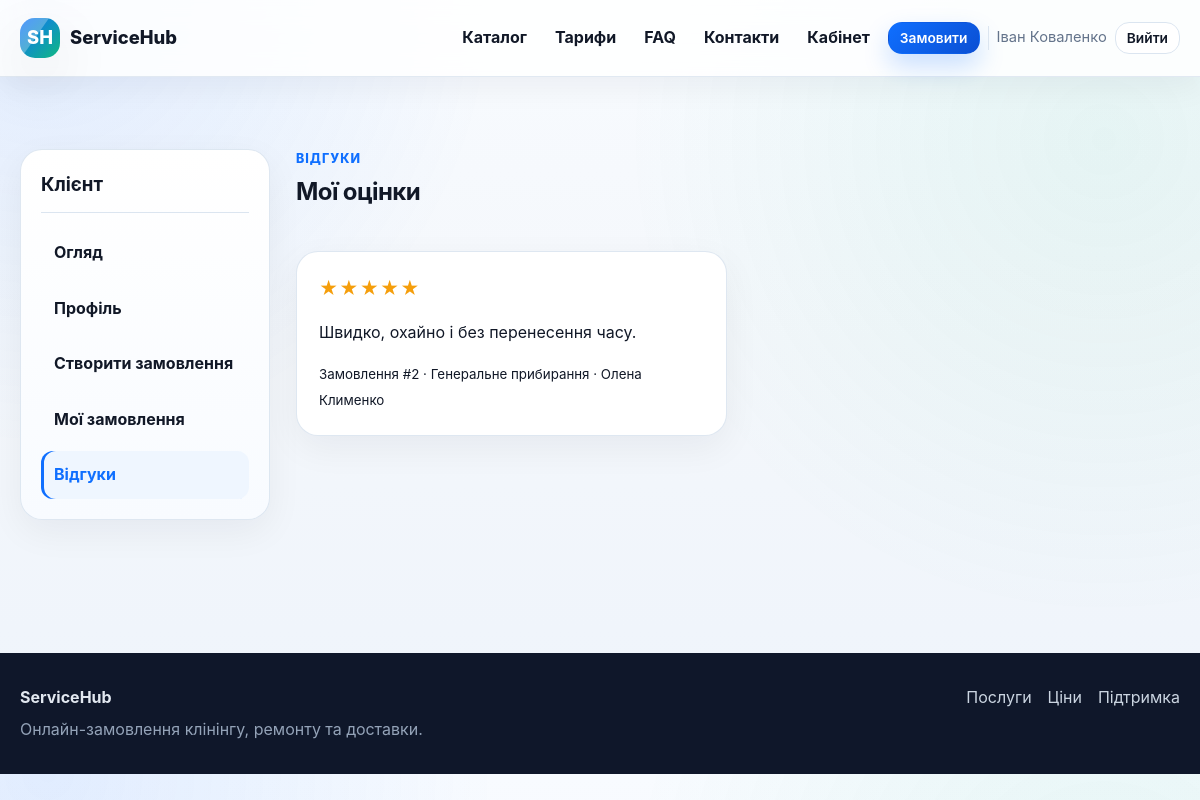
The page /client/reviews (signed in) on the database its author committed.
### tables this page shows
CREATE TABLE users (
    id INTEGER PRIMARY KEY AUTOINCREMENT,
    role TEXT NOT NULL CHECK (role IN ('client', 'worker', 'admin')),
    full_name TEXT NOT NULL,
    email TEXT NOT NULL UNIQUE,
    password_hash TEXT NOT NULL,
    phone TEXT,
    city TEXT,
    address TEXT,
    specialization TEXT,
    service_area TEXT,
    schedule TEXT,
    price_text TEXT,
    is_blocked INTEGER NOT NULL DEFAULT 0,
    created_at TEXT NOT NULL DEFAULT CURRENT_TIMESTAMP
);

CREATE TABLE reviews (
    id INTEGER PRIMARY KEY AUTOINCREMENT,
    order_id INTEGER NOT NULL UNIQUE,
    client_id INTEGER NOT NULL,
    worker_id INTEGER,
    rating INTEGER NOT NULL CHECK (rating BETWEEN 1 AND 5),
    text TEXT NOT NULL,
    is_visible INTEGER NOT NULL DEFAULT 1,
    created_at TEXT NOT NULL DEFAULT CURRENT_TIMESTAMP,
    FOREIGN KEY (order_id) REFERENCES orders(id) ON DELETE CASCADE,
    FOREIGN KEY (client_id) REFERENCES users(id) ON DELETE CASCADE,
    FOREIGN KEY (worker_id) REFERENCES users(id) ON DELETE SET NULL
);

CREATE TABLE orders (
    id INTEGER PRIMARY KEY AUTOINCREMENT,
    client_id INTEGER NOT NULL,
    worker_id INTEGER,
    category_id INTEGER NOT NULL,
    service_id INTEGER NOT NULL,
    city TEXT NOT NULL,
    street TEXT NOT NULL,
    building TEXT NOT NULL,
    apartment TEXT,
    preferred_at TEXT NOT NULL,
    description TEXT,
    cleaning_area REAL,
    rooms INTEGER,
    extra_options TEXT,
    repair_type TEXT,
    repair_hours REAL,
    urgency TEXT NOT NULL DEFAULT 'normal',
    photo_filename TEXT,
    delivery_from TEXT,
    delivery_to TEXT,
    delivery_distance_km REAL,
    weight REAL,
    dimensions TEXT,
    estimated_price REAL NOT NULL DEFAULT 0,
    final_price REAL,
    status TEXT NOT NULL DEFAULT 'Нове',
    is_paid INTEGER NOT NULL DEFAULT 0,
    paid_at TEXT,
    created_at TEXT NOT NULL DEFAULT CURRENT_TIMESTAMP,
    updated_at TEXT NOT NULL DEFAULT CURRENT_TIMESTAMP,
    FOREIGN KEY (client_id) REFERENCES users(id) ON DELETE CASCADE,
    FOREIGN KEY (worker_id) REFERENCES users(id) ON DELETE SET NULL,
    FOREIGN KEY (category_id) REFERENCES categories(id) ON DELETE RESTRICT,
    FOREIGN KEY (service_id) REFERENCES services(id) ON DELETE RESTRICT
);

CREATE TABLE services (
    id INTEGER PRIMARY KEY AUTOINCREMENT,
    category_id INTEGER NOT NULL,
    name TEXT NOT NULL,
    slug TEXT NOT NULL,
    description TEXT,
    unit_label TEXT,
    is_active INTEGER NOT NULL DEFAULT 1,
    created_at TEXT NOT NULL DEFAULT CURRENT_TIMESTAMP,
    FOREIGN KEY (category_id) REFERENCES categories(id) ON DELETE RESTRICT,
    UNIQUE (category_id, slug)
);

### app.py (the view)
@app.route("/client/reviews")
@role_required("client")
def client_reviews():
    reviews = db_all(
        """
        SELECT r.*, o.id AS order_number, s.name AS service_name, w.full_name AS worker_name
        FROM reviews r
        JOIN orders o ON o.id = r.order_id
        JOIN services s ON s.id = o.service_id
        LEFT JOIN users w ON w.id = r.worker_id
        WHERE r.client_id = ?
        ORDER BY r.created_at DESC
        """,
        (g.user["id"],),
    )
    return render_template("client/reviews.html", reviews=reviews)

### app.py (called while the page is built)
def get_db() -> sqlite3.Connection:
    if "db" not in g:
        db = sqlite3.connect(app.config["DATABASE"])
        db.row_factory = sqlite3.Row
        db.execute("PRAGMA foreign_keys = ON")
        g.db = db
    return g.db

def db_one(query: str, params: tuple = ()) -> sqlite3.Row | None:
    return get_db().execute(query, params).fetchone()

def db_all(query: str, params: tuple = ()) -> list[sqlite3.Row]:
    return get_db().execute(query, params).fetchall()

def current_user() -> sqlite3.Row | None:
    user_id = session.get("user_id")
    if not user_id:
        return None
    return db_one("SELECT * FROM users WHERE id = ?", (user_id,))

@app.before_request
def load_logged_in_user():
    g.user = current_user()
    if g.user and g.user["is_blocked"] and request.endpoint not in {"logout", "static"}:
        session.clear()
        g.user = None
        flash("Ваш обліковий запис заблоковано адміністратором.", "danger")
        return redirect(url_for("login"))
    return None

@app.context_processor
def inject_globals() -> dict:
    return {
        "current_user": getattr(g, "user", None),
        "roles": ROLES,
        "specializations": SPECIALIZATIONS,
        "order_statuses": ORDER_STATUSES,
        "worker_status_options": WORKER_STATUS_OPTIONS,
        "format_datetime": format_datetime,
        "money": money,
        "role_label": role_label,
        "spec_label": spec_label,
        "active_label": active_label,
        "status_class": status_class,
        "payment_status_label": payment_status_label,
        "payment_status_class": payment_status_class,
    }

def role_required(*roles_required: str):
    def decorator(view):
        @wraps(view)
        def wrapped_view(*args, **kwargs):
            if g.user is None:
                flash("Спочатку увійдіть у систему.", "warning")
                return redirect(url_for("login", next=request.path))
            if g.user["role"] not in roles_required:
                abort(403)
            return view(*args, **kwargs)
        return wrapped_view
    return decorator

### templates/client/reviews.html (shortened to what this page needs)
{% extends 'base.html' %}
{% block content %}
<section class="section">
    <div class="container dashboard-layout">
        <aside class="side-card">
            <h3>Клієнт</h3>
            <a href="{{ url_for('client_dashboard') }}">Огляд</a>
            <a href="{{ url_for('client_profile') }}">Профіль</a>
            <a href="{{ url_for('client_create_order') }}">Створити замовлення</a>
            <a href="{{ url_for('client_orders') }}">Мої замовлення</a>
            <a class="active" href="{{ url_for('client_reviews') }}">Відгуки</a>
        </aside>
        <div class="dashboard-main">
            <div class="section-head"><div><div class="eyebrow">Відгуки</div><h1>Мої оцінки</h1></div></div>
            <div class="cards-grid two">
                {% for review in reviews %}
                    <article class="card review-card">
                        <div class="stars">{{ '★' * review.rating }}{{ '☆' * (5 - review.rating) }}</div>
                        <p>{{ review.text }}</p>
                        <small>Замовлення #{{ review.order_number }} · {{ review.service_name }} · {{ review.worker_name or 'виконавець не вказаний' }}</small>
                    </article>
                {% else %}
                    <div class="empty-state">Ви ще не залишали відгуки.</div>
                {% endfor %}
            </div>
        </div>
    </div>
</section>
{% endblock %}

### templates/base.html (shortened to what this page needs)
<!doctype html>
<html lang="uk">
<head>
    <link rel="stylesheet" href="{{ url_for('static', filename='css/style.css') }}">
</head>
<body>
<header class="site-header">
    <div class="container header-inner">
        <a class="brand" href="{{ url_for('home') }}">
            <span class="brand-mark">SH</span>
            <span>ServiceHub</span>
        </a>
        <nav class="nav" data-nav>
            <a href="{{ url_for('catalog') }}">Каталог</a>
            <a href="{{ url_for('prices_public') }}">Тарифи</a>
            <a href="{{ url_for('faq') }}">FAQ</a>
            <a href="{{ url_for('contacts') }}">Контакти</a>
            {% if current_user %}
                {% if current_user.role == 'client' %}
                    <a href="{{ url_for('client_dashboard') }}">Кабінет</a>
                    <a class="btn btn-sm btn-primary" href="{{ url_for('client_create_order') }}">Замовити</a>
                {% elif current_user.role == 'worker' %}
                    <a href="{{ url_for('worker_dashboard') }}">Кабінет</a>
                    <a href="{{ url_for('worker_available_orders') }}">Доступні заявки</a>
                {% elif current_user.role == 'admin' %}
                    <a href="{{ url_for('admin_dashboard') }}">Адмін-панель</a>
                    <a href="{{ url_for('admin_orders') }}">Замовлення</a>
                {% endif %}
                <span class="nav-user">{{ current_user.full_name }}</span>
                <a class="btn btn-sm btn-outline" href="{{ url_for('logout') }}">Вийти</a>
            {% else %}
                <a href="{{ url_for('login') }}">Вхід</a>
                <a class="btn btn-sm btn-primary" href="{{ url_for('register') }}">Реєстрація</a>
            {% endif %}
        </nav>
    </div>
</header>
<main class="page">
    {% block content %}{% endblock %}
</main>
<footer class="site-footer">
    <div class="container footer-inner">
        <div>
            <strong>ServiceHub</strong>
            <p>Онлайн-замовлення клінінгу, ремонту та доставки.</p>
        </div>
        <div class="footer-links">
            <a href="{{ url_for('catalog') }}">Послуги</a>
            <a href="{{ url_for('prices_public') }}">Ціни</a>
            <a href="{{ url_for('contacts') }}">Підтримка</a>
        </div>
    </div>
</footer>
</body>
</html>

### rows shown on the page
users: full_name "Іван Коваленко"
reviews: rating "★★★★★", text "Швидко, охайно і без перенесення часу.", order_number "2", service_name "Генеральне прибирання", full_name "Олена Клименко"
